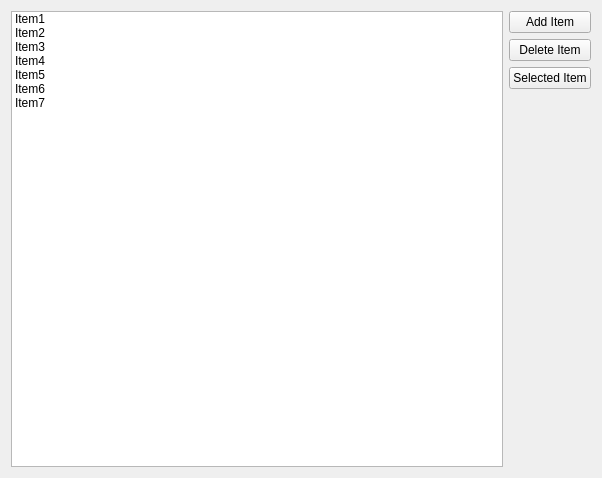
<?xml version="1.0" encoding="UTF-8"?>
<ui version="4.0">
 <class>Widget</class>
 <widget class="QWidget" name="Widget">
  <property name="geometry">
   <rect>
    <x>0</x>
    <y>0</y>
    <width>602</width>
    <height>478</height>
   </rect>
  </property>
  <property name="windowTitle">
   <string>Widget</string>
  </property>
  <layout class="QHBoxLayout" name="horizontalLayout">
   <item>
    <widget class="QListWidget" name="listWidget">
     <item>
      <property name="text">
       <string>Item1</string>
      </property>
     </item>
     <item>
      <property name="text">
       <string>Item2</string>
      </property>
     </item>
     <item>
      <property name="text">
       <string>Item3</string>
      </property>
     </item>
     <item>
      <property name="text">
       <string>Item4</string>
      </property>
     </item>
     <item>
      <property name="text">
       <string>Item5</string>
      </property>
     </item>
     <item>
      <property name="text">
       <string>Item6</string>
      </property>
     </item>
     <item>
      <property name="text">
       <string>Item7</string>
      </property>
     </item>
    </widget>
   </item>
   <item>
    <layout class="QVBoxLayout" name="verticalLayout">
     <item>
      <widget class="QPushButton" name="addItemButton">
       <property name="text">
        <string>Add Item</string>
       </property>
      </widget>
     </item>
     <item>
      <widget class="QPushButton" name="deleteButton">
       <property name="text">
        <string>Delete Item</string>
       </property>
      </widget>
     </item>
     <item>
      <widget class="QPushButton" name="SelectedItemButton">
       <property name="text">
        <string>Selected Item</string>
       </property>
      </widget>
     </item>
     <item>
      <spacer name="verticalSpacer">
       <property name="orientation">
        <enum>Qt::Vertical</enum>
       </property>
       <property name="sizeHint" stdset="0">
        <size>
         <width>20</width>
         <height>188</height>
        </size>
       </property>
      </spacer>
     </item>
    </layout>
   </item>
  </layout>
 </widget>
 <resources/>
 <connections/>
</ui>
